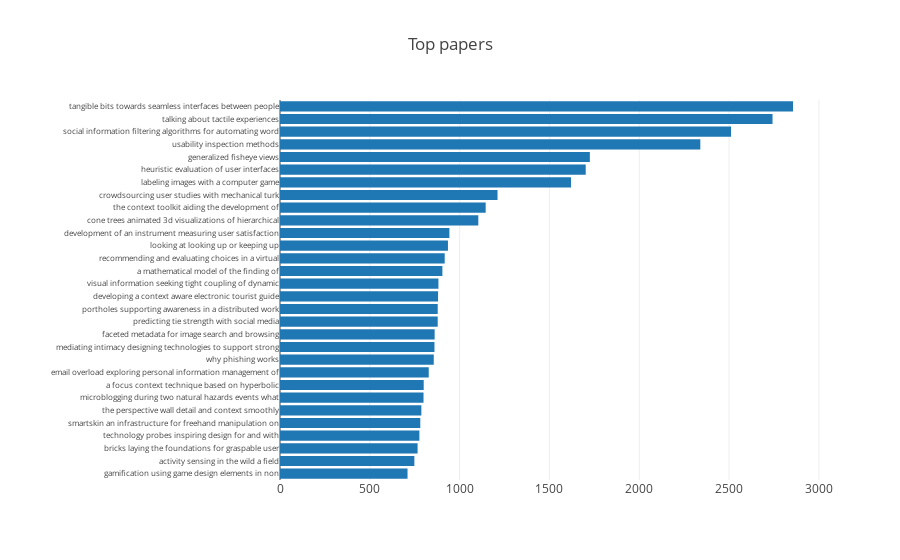

Notebook code cell kept with this figure:
### Markdown cell above
# Top papers

### Code cell
TOP_N = 30
top_papers = chi.sort_values('citationcount', ascending=False)[['papertitle', 'citationcount']][:TOP_N]

trace0 = go.Bar(x=top_papers.citationcount,
                y=top_papers.papertitle.map(lambda title: ' '.join(title.split(' ')[:7])),
                orientation = 'h')

layout = go.Layout(title='Top papers',
                   margin=dict(l=280),
                   yaxis=dict(tickfont=dict(size=8),
                              autorange='reversed'))

fig = go.Figure(data=[trace0], layout=layout)
plotly.offline.iplot(fig)
pio.write_image(fig, 'reports/images/chi_top_papers.png')

### Figure 1 — Plotly figure (JSON) as saved in the notebook; plotly's stock layout.template omitted (floating-point values rounded to 4 significant figures)
{"data": [{"orientation": "h", "type": "bar", "uid": "167f7a92-160b-4a13-9ad6-03c090b03c86", "x": [2856, 2742, 2511, 2340, 1725, 1702, 1620, 1211, 1145, 1104, 943, 935, 917, 904, 882, 880, 878, 878, 861, 860, 856, 828, 800, 799, 787, 781, 776, 766, 748, 710], "y": ["tangible bits towards seamless interfaces between people", "talking about tactile experiences", "social information filtering algorithms for automating word", "usability inspection methods", "generalized fisheye views", "heuristic evaluation of user interfaces", "labeling images with a computer game", "crowdsourcing user studies with mechanical turk", "the context toolkit aiding the development of", "cone trees animated 3d visualizations of hierarchical", "development of an instrument measuring user satisfaction", "looking at looking up or keeping up", "recommending and evaluating choices in a virtual", "a mathematical model of the finding of", "visual information seeking tight coupling of dynamic", "developing a context aware electronic tourist guide", "portholes supporting awareness in a distributed work", "predicting tie strength with social media", "faceted metadata for image search and browsing", "mediating intimacy designing technologies to support strong", "why phishing works", "email overload exploring personal information management of", "a focus context technique based on hyperbolic", "microblogging during two natural hazards events what", "the perspective wall detail and context smoothly", "smartskin an infrastructure for freehand manipulation on", "technology probes inspiring design for and with", "bricks laying the foundations for graspable user", "activity sensing in the wild a field", "gamification using game design elements in non"]}], "layout": {"margin": {"l": 280}, "title": {"text": "Top papers"}, "yaxis": {"autorange": "reversed", "tickfont": {"size": 8}}}}
